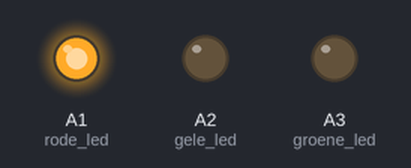
The program below on a simulated Arduino Nano, built with avr-gcc and run on an emulated ATmega328P. Shown: output pins drawn as LEDs (lit = HIGH).

Above: at 0.1 s.
At 10.1 s:
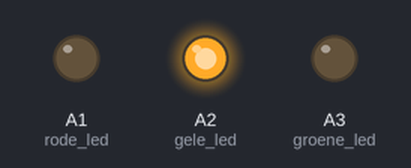
At 20.1 s:
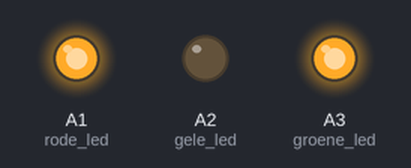
At 30.1 s:
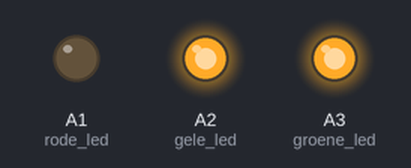
At 38.1 s:
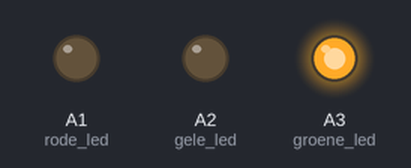
Timing chart, 0 to 39.6 s (numbered marks = the images above):
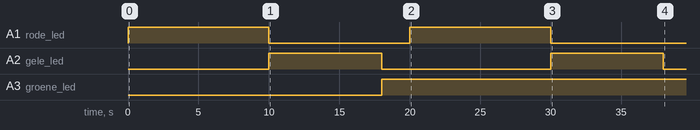

Measured:
- by itself, A1 (rode_led): alternates HIGH for 10.0 s and LOW for 10.0 s
- by itself, A2 (gele_led): alternates HIGH for 8.0 s and LOW for 12.0 s
- by itself, A3 (groene_led): LOW → HIGH at 18.0 s

The program:

main.cpp
```cpp
#include <Arduino.h>

// put function declarations here:
int myFunction(int, int);
int rode_led=A1;
int gele_led=A2;
int groene_led=A3;

void setup() {
  // put your setup code here, to run once:
  pinMode(rode_led, OUTPUT);
  pinMode(gele_led, OUTPUT);
  pinMode(groene_led, OUTPUT);
  Serial.begin(9600);
}

void loop() {
  // put your main code here, to run repeatedly:
  digitalWrite(rode_led, HIGH);
  digitalWrite(gele_led, LOW);
  delay(10000);
  digitalWrite(rode_led, LOW);
  digitalWrite(gele_led,HIGH);
  delay(8000);
  digitalWrite(groene_led, HIGH);
  digitalWrite(gele_led,LOW);
  delay(2000);
  }

// put function definitions here:
```
